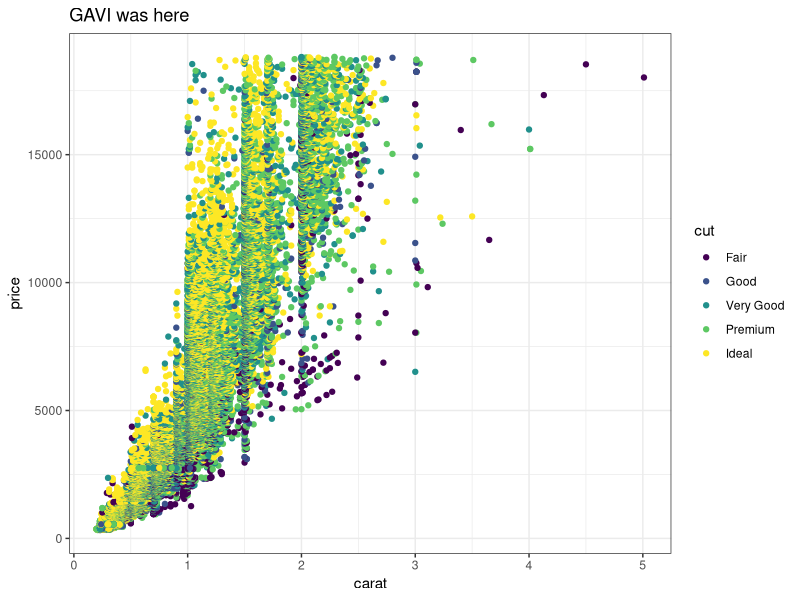
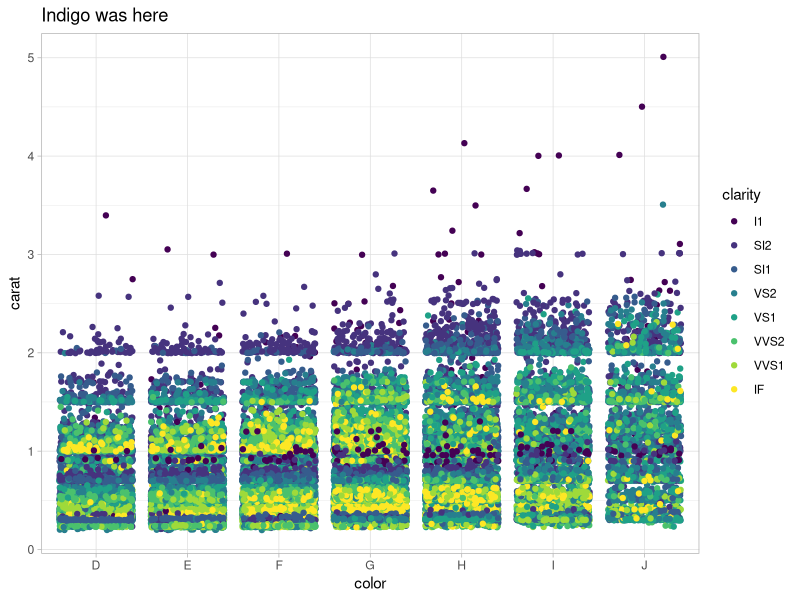
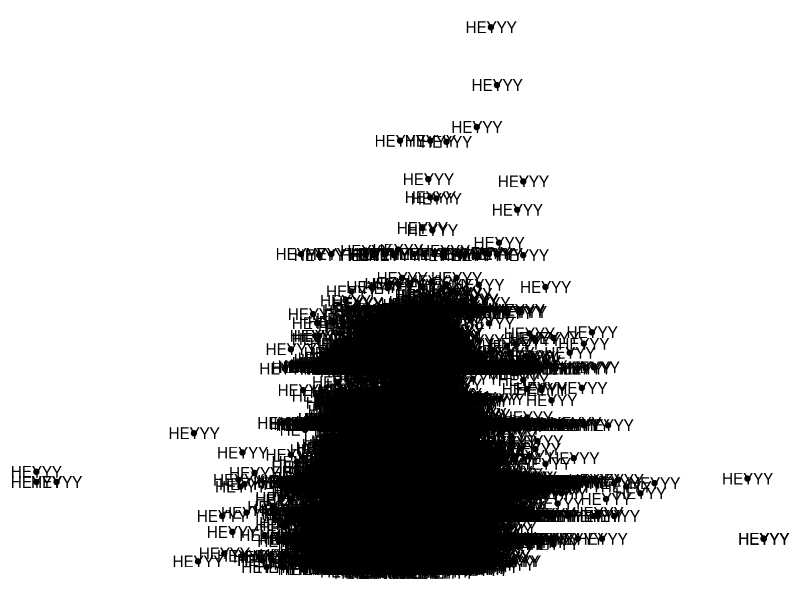

Generate these figures, in order, with R:
## ---- chunk 1
knitr::opts_chunk$set(echo = TRUE)
library(tidyverse)
## ---- chunk 2
# Partner 1: 
# Run the code below to see the original graph
# Change the code below to make the point color change based on 'cut', and update the theme to theme_bw(). Update the title to include your first name. 

ggplot(data = diamonds, aes(x = carat, y = price)) +
  geom_point(aes(color = cut)) +
  theme_bw() +
  labs(title = "GAVI was here")
## ---- chunk 3
# Partner 2: 
# Run the code below to see the original graph
# Change the code below to make the geom a geom_jitter, and update the theme to theme_light. Update the title to include your first name. 

ggplot(data = diamonds, aes(x = color, y = carat)) +
  geom_jitter(aes(color = clarity)) +
  theme_light() +
  labs(title = "Indigo was here")

## ---- chunk 4
ggplot(data = diamonds, aes(x = depth, y = carat)) +
  geom_point() +
  theme_void() + 
  geom_text(label = "HEYYY")

# how u like my graph??
## ---- chunk 5

